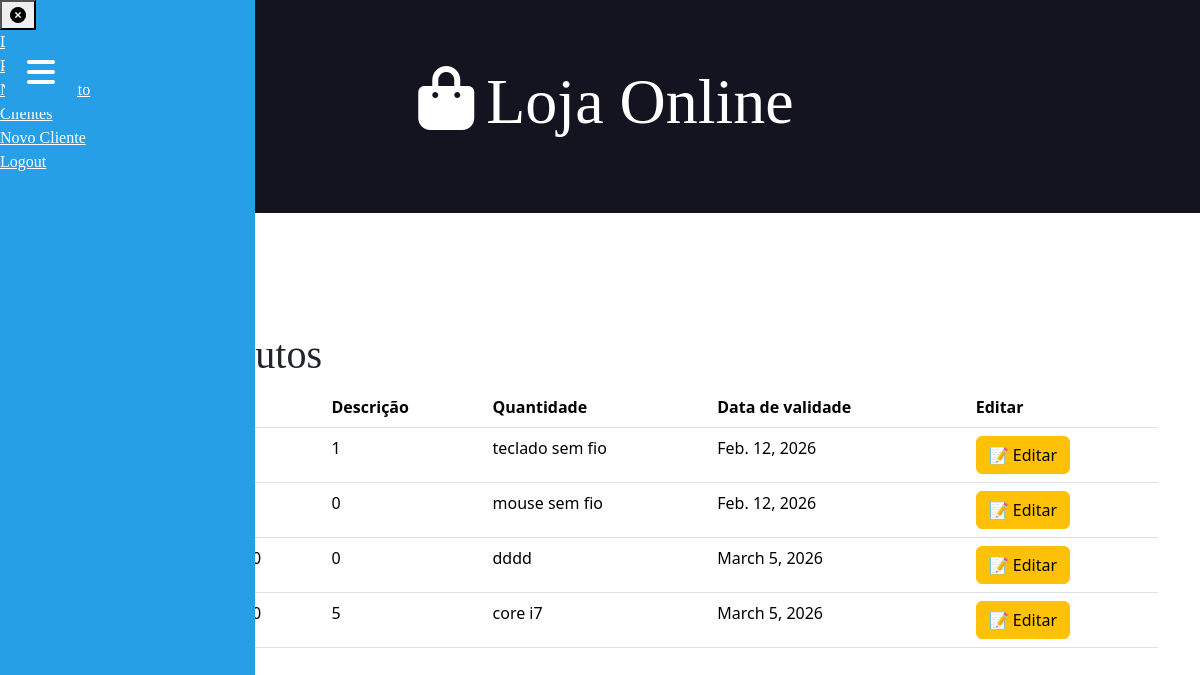
The page /produtos (signed in) on the database as committed earlier.
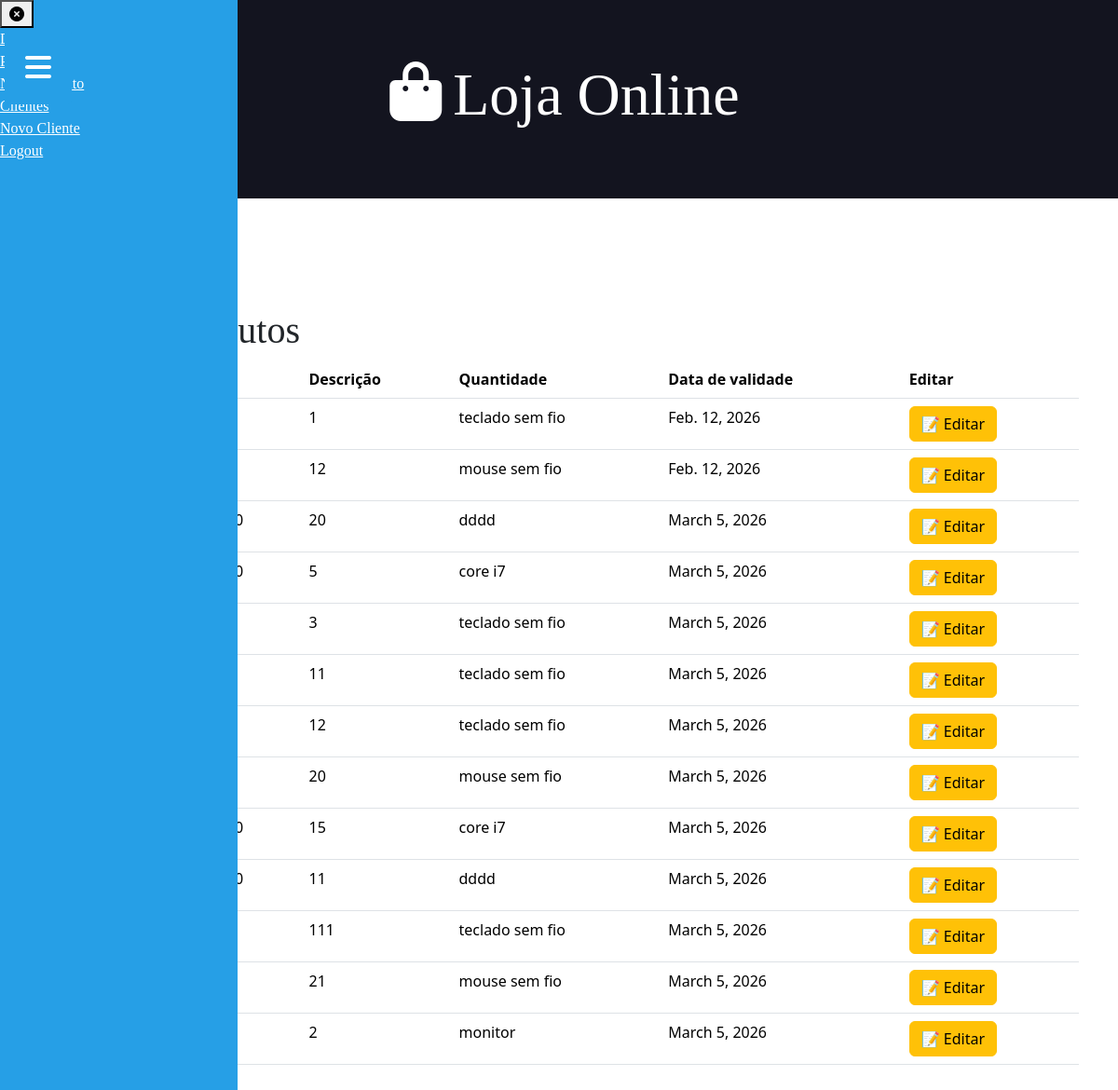
The same page on the database as committed later.
### core/models.py (models this page shows, shortened)
class Produto(models.Model):
    nome = models.CharField(max_length=50)
    preco = models.DecimalField(decimal_places=2, max_digits=8)
    descricao = models.TextField()
    qtde = models.PositiveIntegerField(default=0)
    data_de_validade = models.DateField(auto_now_add=True)
    imagem = models.ImageField(upload_to='produtos/', null=True, blank=True)

### core/views.py (the view)
# urls.py: path('produtos', produtos, name="urlprodutos"),
@login_required(login_url='urlentrar')
def produtos(request):
    produtos = Produto.objects.all()
    context = {'produtos': produtos}
    return render(request, 'produtos.html', context)

### core/templates/produtos.html (shortened to what this page needs)
{% extends 'global/base.html' %}
{% block content %}
    <div class="container">
        <div class="mb-3">
            <a href="{% url 'urlsalvarProdutos' %}" class="btn btn-primary">➕ Novo produto</a>
            <a href="{% url 'urlsair' %}" class="btn btn-danger">
            </a>
        </div>
        <h1>Lista de Produtos</h1>
        <table class="table table-hover">
            <thead>
                <tr>
                    <th>Nome</th>
                    <th>Preço</th>
                    <th>Descrição</th>
                    <th>Quantidade</th>
                    <th>Data de validade</th>
                    <th>Editar</th>
                </tr>
            </thead>
            {% for p in produtos %}
            <tbody>
              <tr>
                <td>{{ p.nome }}</td>
                <td>{{ p.preco }}</td>
                <td>{{ p.qtde }}</td>
                <td>{{ p.descricao }}</td>
                <td>{{ p.data_de_validade }}</td>
                <td>
                    <a href="{% url 'urleditarProdutos' p.id %}" class="btn btn-warning">
                        📝 Editar
                    </a>
                </td>
              </tr>
            </tbody>
            {% endfor %}
          </table>
    </div>
{% endblock %}

### core/templates/global/base.html (shortened to what this page needs)
{% load bootstrap5 %}
{% load static %}
<!DOCTYPE html>
<html lang="pt-br">
  <head>
    <link rel="stylesheet" href="https://cdnjs.cloudflare.com/ajax/libs/font-awesome/7.0.1/css/all.min.css">
    <link rel="stylesheet" href="{% static 'css/styles.css' %}">
    {% bootstrap_css %}
  </head>
  <body>
    {% include 'global/menu.html' %}
    {% include 'global/header.html' %}
    {% block content %}
    {% endblock %}
  </body>
</html>

### core/templates/global/menu.html (shortened to what this page needs)
<button class="button-show-menu button-show-menu-visible">
    <i class="fas fa-bars"></i>
</button>
<div class="menu-container menu-hidden">
    <button class="button-close-menu button-close-menu-visible">
        <i class="fas fa-times-circle"></i>
    </button>
  <div class="menu-content">
    <nav class="menu-nav">
      {% if user.is_authenticated %}
        <a class="menu-nav" href="{% url 'urlindex' %}">Dashboard</a>
        <a class="menu-nav" href="{% url 'urlprodutos' %}">Produtos</a>
        <a class="menu-nav" href="{% url 'urlsalvarProdutos' %}">Novo Produto</a>
        <a class="menu-nav" href="{% url 'urlclientes' %}">Clientes</a>
        <a class="menu-nav" href="{% url 'urlsalvarClientes' %}">Novo Cliente</a>
        <a class="menu-nav" href="{% url 'urlsair' %}">Logout</a>
      {% else %}
        <a class="menu-nav" href="{% url 'urlentrar' %}">Login</a>
      {% endif %}
    </nav>
  </div>
</div>

### core/templates/global/header.html
<header class="main-header-container">
  <div class="main-header container">
    <h1>
        <a class="main-logo" href="{% url 'urlindex' %}">
            <i class="fa-solid fa-bag-shopping"></i>
            <span class="main-logo-text">Loja Online</span>
        </a>
    </h1>
  </div>
</header>

### static/css/styles.css (style rules this page uses)
.main-header-container { background: #13141f; }
.main-logo { font-size: 4rem; color: white; text-decoration: none; display: flex; flex-flow: row nowrap; align-items: center; justify-content: center; width: fit-content; margin: 0 auto; }
.container { max-width: 144rem; margin: 0 auto; padding: 4rem; }
h1, h2, h3, h4, h5, h5 { font-family: 'Roboto Slab', serif; }
a { color: #269fe6; text-decoration: none; }
.menu-container { position: fixed; top: 0; left: 0; bottom: 0; width: 255px; min-height: 100vh; overflow-y: auto; background-color: #269fe6; z-index: 2; transition: all 300ms ease-in-out; }
.menu-container a { color: white; }
.button-show-menu { position: fixed; left: 265px; top: 2rem; color: white; background-color: #269fe6; border: none; font-size: 2rem; z-index: 3; padding: 1rem; visibility: hidden; opacity: 0; transition: all 300ms ease-in-out; border-radius: 0 4px 4px 0; cursor: pointer; }
.button-show-menu-visible { visibility: visible; opacity: 1; left: 5px; }
.menu-nav { display: flex; flex-flow: column wrap; font-size: 1rem; font-family: 'Roboto Slab', serif; }

Rows that differ between the two databases and show on the page:
changed Produto (number 2 of 13 on the later page): qtde "0" → "12"
changed Produto (number 3 of 13 on the later page): qtde "0" → "20"
added Produto: qtde "3", descricao "teclado sem fio", data_de_validade "March 5, 2026"
added Produto: qtde "11", descricao "teclado sem fio", data_de_validade "March 5, 2026"
added Produto: qtde "12", descricao "teclado sem fio", data_de_validade "March 5, 2026"
added Produto: qtde "20", descricao "mouse sem fio", data_de_validade "March 5, 2026"
added Produto: qtde "15", descricao "core i7", data_de_validade "March 5, 2026"
added Produto: qtde "11", descricao "dddd", data_de_validade "March 5, 2026"
added Produto: qtde "111", descricao "teclado sem fio", data_de_validade "March 5, 2026"
added Produto: qtde "21", descricao "mouse sem fio", data_de_validade "March 5, 2026"
added Produto: qtde "2", descricao "monitor", data_de_validade "March 5, 2026"
